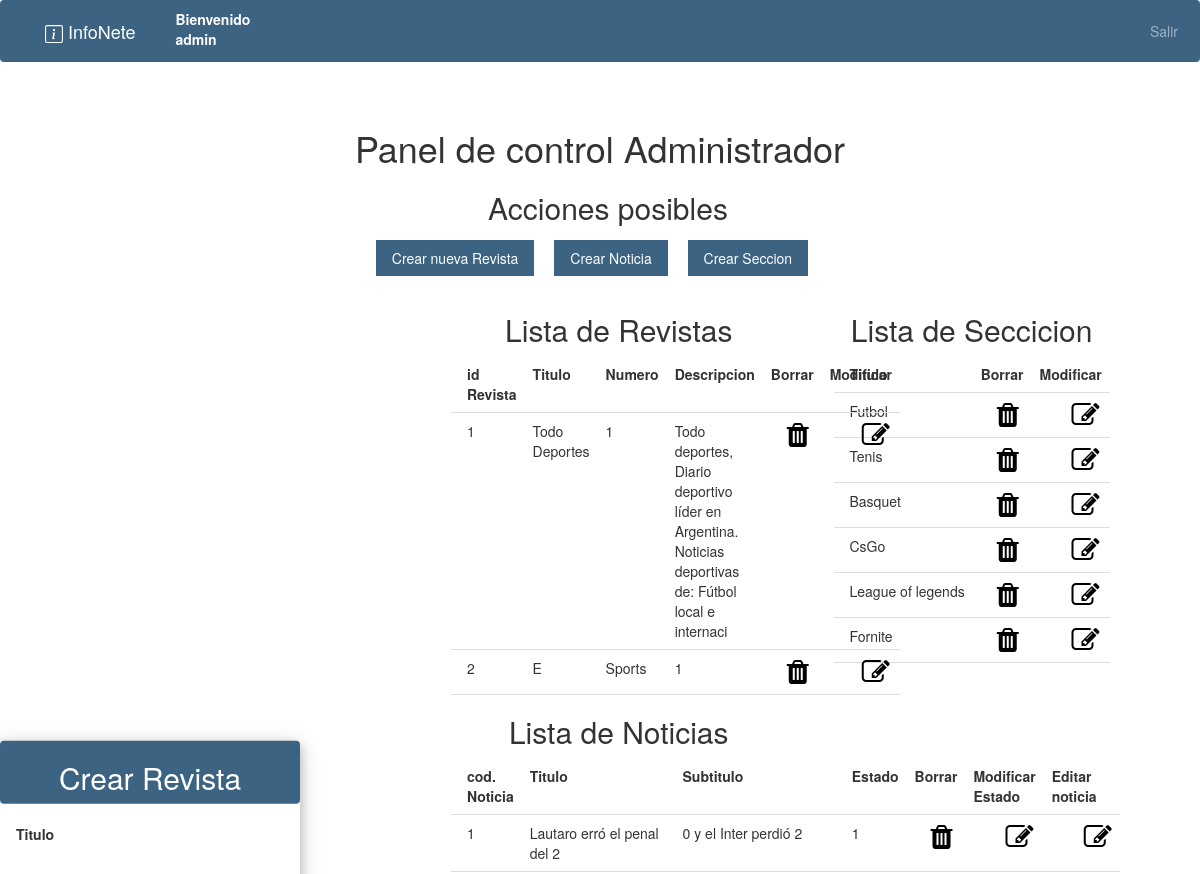
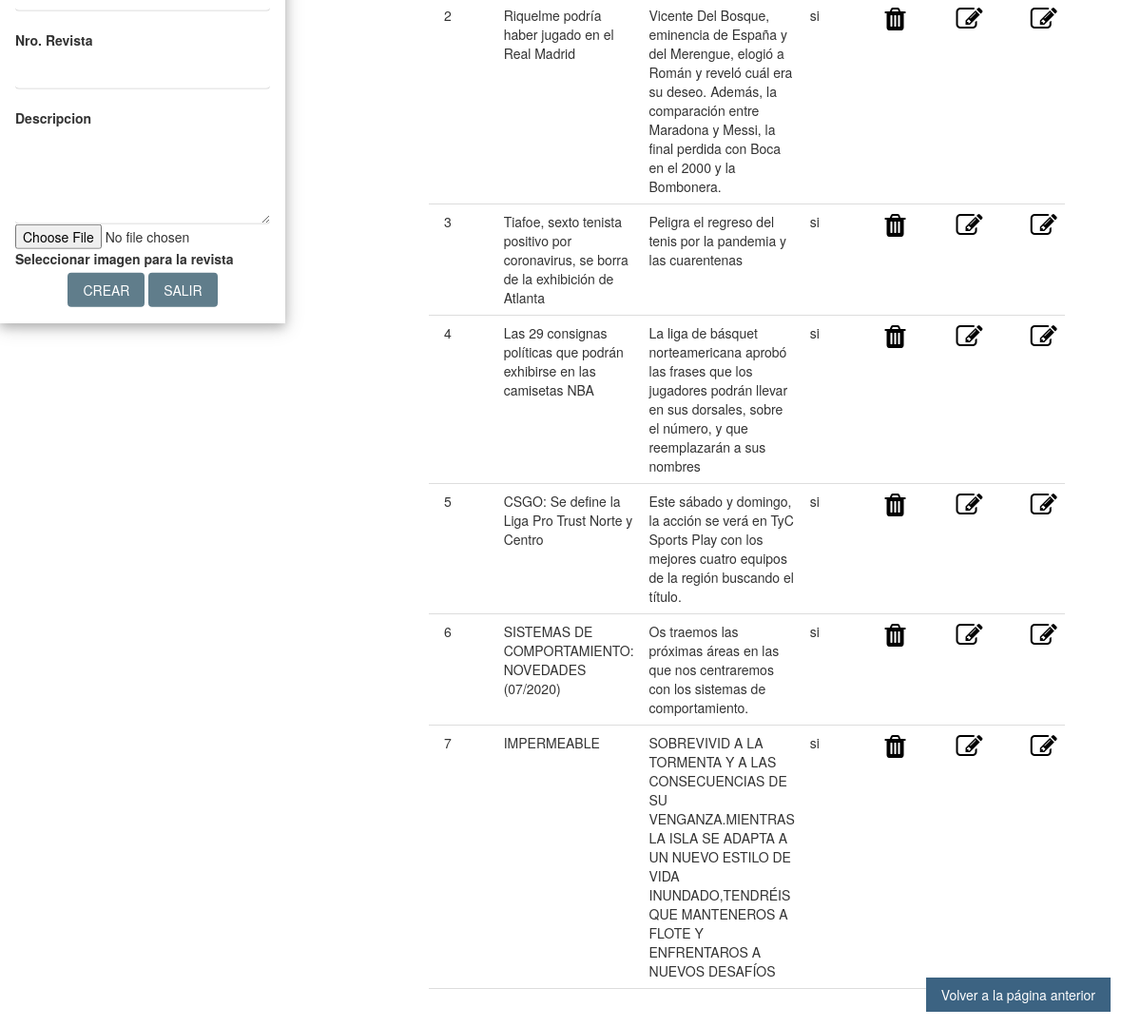
The app's page /interno.php?page=crearRevista (signed in) with its own data (2 pictures, top to bottom).
### tables this page shows
CREATE TABLE Diario_Revista
(
Id int NOT NULL auto_increment,
Titulo  varchar(50),
Numero int NOT NULL,
Descripcion varchar(100),
imagen_revista varchar(200),
CONSTRAINT PK_Revista PRIMARY KEY (Id)
);

CREATE TABLE Noticia
(
Cod_noticia int NOT NULL auto_increment,
Titulo varchar(200) NOT NULL, 
Subtitulo varchar(500) NOT NULL,  
informe_noticia varchar(10000) NOT NULL,									 									
imagen_noticia varchar(200),									
Cod_seccion int NOT NULL,
Cod_contenidista int NOT NULL,
EstadoAutorizado varchar(2),
CONSTRAINT PK_Noticia PRIMARY KEY (Cod_noticia),
CONSTRAINT FK_Seccion_Noticia FOREIGN KEY (Cod_seccion) REFERENCES Seccion (Cod_seccion),
CONSTRAINT FK_Noticia_Usuario FOREIGN KEY (Cod_contenidista) REFERENCES Usuario (Id_usuario)  
);

CREATE TABLE Seccion     
(
Cod_seccion int NOT NULL auto_increment,
Descripcion varchar(50),
Cod_revista int NOT NULL,
CONSTRAINT PK_Descripcion PRIMARY KEY (Cod_seccion),
CONSTRAINT FK_Seccion_Revista FOREIGN KEY (Cod_revista) REFERENCES Diario_Revista(Id) 
);

### controller/RevistaController.php (called while the page is built, shortened)
<?php
class RevistaController
{
    private $modelo;
    public function __construct()
    {
        include_once("model/RevistaModel.php");
        $this->modelo = new RevistaModel();
    }
    public function execute()
    {
        $resultadosNoticia=$this->modelo->executeBuscarNoticias();
        $resultadosRevista=$this->modelo->executeBuscarRevistas();
        $resultadosSeccion=$this->modelo->executeBuscarSeccion();
        include_once("view/revista/panelControlRevista.php");
    }
}

### helper/Database.php (called while the page is built, shortened)
<?php
class Database
{
    private $conexion;
    public function __construct()
    {
        $configuracion = parse_ini_file("config/config.ini");
        $servername = $configuracion["servername"];
        $username = $configuracion["username"];
        $dbname = $configuracion["dbname"];
        $password = $configuracion["password"];
        $conn = new mysqli($servername, $username, $password);
        $conn->select_db($dbname);
        $this->conexion = $conn;
    }
    public function queryBuscarNoticias()
    {
        $resultados = array();
        $stmt = $this->conexion->prepare("SELECT * FROM Noticia ");
        $stmt->execute();
        $result = $stmt->get_result();
        if ($result->num_rows === 0) {
            $_SESSION["sinNoticias"] = "0";
        } else {
            $i = 1;
            while ($row = $result->fetch_assoc()) {
                $codNoticia = $row['Cod_noticia'];
                $titulo = $row['Titulo'];
                $subTitulo = $row['Subtitulo'];
                $estadoAutorizado = $row['EstadoAutorizado'];
                $imagen=$row ["imagen_noticia"];
                $resultados[$i] = $codNoticia . "-" . $titulo . "-" . $subTitulo . "-" . $estadoAutorizado . "-".$imagen;
                $i++;
            }
            return $resultados;
        }
    }
    public function queryBuscarRevistas()
    {
        $resultados = array();
        $stmt2 = $this->conexion->prepare("SELECT * FROM Diario_Revista");
        $stmt2->execute();
        $result = $stmt2->get_result();
        if ($result->num_rows === 0) {
            $_SESSION["sinDatos"] = "0";
        } else {
            $i = 1;
            while ($row = $result->fetch_assoc()) {
                $id = $row['Id'];
                $titulo = $row['Titulo'];
                $numero = $row['Numero'];
                $descripcion = $row['Descripcion'];
                $imagen = $row['imagen_revista'];
                $resultados[$i] = $id . "-" . $titulo . "-" . $numero . "-" . $descripcion . "-".$imagen;
                $i++;
            }
            return $resultados;
        }
    }
    public function queryBuscarSeccion()
    {
        $resultados=array();
        $stmt = $this->conexion->prepare("SELECT * FROM Seccion ");
        $stmt->execute();
        $result = $stmt->get_result();
        if ($result->num_rows === 0) {
            $_SESSION["sinSeccion"] = "0";
        } else {
            $i = 1;
            while ($row = $result->fetch_assoc()) {
                $codSeccion = $row['Cod_seccion'];
                $descripcion = $row['Descripcion'];
                $resultados[$i] = $codSeccion . "-" . $descripcion;
                $i++;
            }
            return $resultados;
        }
    }
}

### model/RevistaModel.php (called while the page is built, shortened)
<?php
include_once("helper/Database.php");
class RevistaModel
{
    private $conexion;
    public function __construct()
    {
        $this->conexion = new Database();
    }
    public function executeBuscarRevistas()
    {
        return $this->conexion->queryBuscarRevistas();
    }
    public function executeBuscarNoticias()
    {
       return $this->conexion->queryBuscarNoticias();
    }
    public function executeBuscarSeccion()
    {
         return $this->conexion->queryBuscarSeccion();
    }
}

### view/revista/panelControlRevista.php (the view, shortened to what this page needs)
<?php
if (isset($_SESSION["usuarioOK"])) {
    $usuario = $_SESSION["usuarioOK"];
    $pos = explode("-", $usuario);
    ?>
    <html>
    <link rel="stylesheet" href="https://maxcdn.bootstrapcdn.com/bootstrap/3.3.6/css/bootstrap.min.css">
    <link rel="stylesheet" href="https://stackpath.bootstrapcdn.com/font-awesome/4.7.0/css/font-awesome.min.css">
    <body>
    <div class="w3-container w3-center">
        <h1 class="">Panel de control Administrador</h1>
        <h2 class="w3-margin-left w3-margin-bottom" style="margin-top: 2%">Acciones posibles</h2>
        <div class="w3-container w3-margin-top w3-margin-bottom">
            <a href="interno.php?page=crearRevista" class="w3-button bg-primary w3-hover-black w3-margin-right"
               style="text-decoration: none">Crear nueva Revista</a>
            <a href="interno.php?page=crearNoticia" class="w3-button bg-primary w3-hover-black w3-margin-right"
               style="text-decoration: none">Crear Noticia</a>
            <a href="interno.php?page=crearSeccion" class="w3-button bg-primary w3-hover-black w3-margin-right"
               style="text-decoration: none">Crear Seccion</a>
        </div>
    </div>
    <div class="row w3-center" style="margin-left: 35%">
        <div class="col  col-md-6">
            <div class="w3-container">
                <h2>Lista de Revistas</h2>
                <table class="w3-table w3-bordered">
                    <tr class="w3-center">
                        <th>id Revista</th>
                        <th>Titulo</th>
                        <th>Numero</th>
                        <th>Descripcion</th>
                        <th>Borrar</th>
                        <th>Modificar</th>
                    </tr>
            </div>
            <?php
            if (isset($resultadosRevista)) {
                $tam = sizeof($resultadosRevista);
                for ($i = 1; $i <= $tam; $i++) {
                    $posi = explode("-", $resultadosRevista[$i]);
                    echo "<div>";
                    echo "<td>$posi[0]</td>";
                    echo "<td>$posi[1]</td>";
                    echo "<td>$posi[2]</td>";
                    echo "<td>$posi[3]</td>";
                    echo "<td>";
                    echo "<div class='w3-margin-left'><a href='interno.php?page=borrarRevista&idRevista=$posi[0]'style='color: black'><i class=\"fa fa-trash fa-2x\" aria-hidden=\"true\"></i></a></div>";
                    echo "</td>";
                    echo "<td>";
                    echo "<div class='w3-margin-left'><div class='w3-margin-left'><a href='interno.php?page=redirectRevista&cod_revista=$posi[0]' style='color: black'>
                              <i class=\"fa fa-pencil-square-o fa-2x\" aria-hidden=\"true\" href='#'></i></a></div></div>";
                    echo "</td>";
                }
            }
            ?>
        </div>
        <div class="w3-container">
            <h2>Lista de Noticias</h2>
            <table class="w3-table w3-bordered">
                <tr>
                    <th>cod. Noticia</th>
                    <th>Titulo</th>
                    <th>Subtitulo</th>
                    <th>Estado</th>
                    <th>Borrar</th>
                    <th>Modificar Estado</th>
                    <th>Editar noticia</th>
                </tr>
                <?php
                if (isset($resultadosNoticia)) {
                    $tam = sizeof($resultadosNoticia);
                    for ($i = 1; $i <= $tam; $i++) {
                        $posN = explode("-", $resultadosNoticia[$i]);
                        echo "<tr>";
                        echo "<td>$posN[0]</td>";
                        echo "<td>$posN[1]</td>";
                        echo "<td>$posN[2]</td>";
                        echo "<td>$posN[3]</td>";
                        if ($pos[2] == 1) {
                            echo "<td>";
                            echo "<div class='w3-margin-left'><a href='interno.php?page=borrarNoticia&idNoticia=$posN[0]' style='color: black'><i class=\"fa fa-trash fa-2x\" aria-hidden=\"true\"></i></a></div>";
                            echo "</td>";
                            echo "<td>";
                            echo "<div class='w3-margin-left'><div class='w3-margin-left'><a href='interno.php?page=cambiarEstadoNoticia&idNoticia=$posN[0]' style='color: black'>
                              <i class=\"fa fa-pencil-square-o fa-2x\" aria-hidden=\"true\" href='#'></i></a></div></div>";
                            echo "</td>";
                            echo "<td>";
                            echo "<div class='w3-margin-left'><div class='w3-margin-left'><a href='interno.php?page=redirect&cod_noticia=$posN[0]' style='color: black'>
                              <i class=\"fa fa-pencil-square-o fa-2x\" aria-hidden=\"true\" href='#'></i></a></div></div>";
                            echo "</td>";
                        }
                        echo "</tr>";
                    }
                }
                ?>
            </table>
        </div>
    </div>
    <div class="w3-container">
        <h2>Lista de Seccicion</h2>
        <table class="w3-table w3-bordered">
            <tr>
                <th>Titulo</th>
                <th>Borrar</th>
                <th>Modificar</th>
            </tr>
            <?php
            if (isset($resultadosSeccion)) {
                $tam = sizeof($resultadosSeccion);
                for ($i = 1; $i <= $tam; $i++) {
                    $posS = explode("-",$resultadosSeccion[$i]);
                    echo "<tr>";
                    echo "<td>$posS[1]</td>";
                    if ($pos[2] == 1) {
                        echo "<td>";
                        echo "<div class='w3-margin-left'><a href='interno.php?page=borrarSeccion&idSeccion=$posS[0]' style='color: black'><i class=\"fa fa-trash fa-2x\" aria-hidden=\"true\"></i></a></div>";
                        echo "</td>";
                        echo "<td>";
                        echo "<div class='w3-margin-left'><div class='w3-margin-left'><a href='interno.php?page=redirectSeccion&idSeccion=$posS[0]' style='color: black'>
                              <i class=\"fa fa-pencil-square-o fa-2x\" aria-hidden=\"true\" href='#'></i></a></div></div>";
                        echo "</td>";
                    }
                    echo "</tr>";
                }
            }
            ?>
        </table>
    </div>
    </div>
    <div class="w3-display-bottomright w3-margin-bottom w3-margin-right">
        <a href="interno.php?page=panelControl" class="w3-button bg-primary w3-hover-black w3-margin-right"
           style="text-decoration: none">Volver a la página anterior</a></div>
    <?php
    if (isset($_SESSION["crearRevista"])) {
        ?>
        <br>
        <br>
        <div class="w3-card-4 w3-display-left " id="ocultar" style="width:25%;">
            <div class="w3-container bg-primary w3-round">
                <h2 class="w3-center">Crear Revista</h2>
            </div>
            <br>
            <form class="w3-container" name="registrar" action="interno.php?page=guardarRevista" method="post"
                  enctype="multipart/form-data"
            >
                <label>Titulo</label>
                <input class="w3-input w3-round" type="text" name="titulo"><br/>
                <label>Nro. Revista</label>
                <input class="w3-input w3-round" type="text" name="nroRevista"><br/>
                <label>Descripcion</label>
                <textarea class="w3-input w3-round" type="text" name="descripcion" rows="4" cols="50">
                        </textarea>
                <input type="file" id="uploadedImage" name="uploadedImage"
                       aria-describedby="inputGroupFileAddon01">
                <label for="inputGroupFile01" id="uploadedImage__label">Seleccionar
                    imagen para la revista</label>
                <div class="w3-center w3-margin-bottom">
                    <input class="w3-button w3-blue-grey w3-round w3-center" type="submit" name="boton" value="CREAR">
                    <a class="w3-button w3-blue-grey w3-round w3-center" onclick="cerrarForm()">SALIR</a>
                </div>
            </form>
        </div>
        <?php
    }
    ?>
    </body>
    </html>
    <?php
} else {
    header("Location: index.php");
    exit();
}
?>

### view/css/estilos.css (style rules this page uses)
.bg-primary { background-color: #3c6382 !important; }

### view/css/style.css (style rules this page uses)
.bg-primary { background-color: #3c6382 !important; }

### view/css/w3.css (style rules this page uses)
*,*:before,*:after { box-sizing:inherit }
html { -ms-text-size-adjust:100%;-webkit-text-size-adjust:100% }
body { margin:0 }
a { background-color:transparent }
button,input,select,textarea,optgroup { font:inherit;margin:0 }
button,input { overflow:visible }
button,[type=button],[type=reset],[type=submit] { -webkit-appearance:button }
textarea { overflow:auto }
html,body { font-family:Verdana,sans-serif;font-size:15px;line-height:1.5 }
html { overflow-x:hidden }
h1 { font-size:36px }
h2 { font-size:30px }
h1,h2,h3,h4,h5,h6 { font-family:"Segoe UI",Arial,sans-serif;font-weight:400;margin:10px 0 }
a { color:inherit }
.w3-table,.w3-table-all { border-collapse:collapse;border-spacing:0;width:100%;display:table }
.w3-bordered tr,.w3-table-all tr { border-bottom:1px solid #ddd }
.w3-table td,.w3-table th,.w3-table-all td,.w3-table-all th { padding:8px 8px;display:table-cell;text-align:left;vertical-align:top }
.w3-table th:first-child,.w3-table td:first-child,.w3-table-all th:first-child,.w3-table-all td:first-child { padding-left:16px }
.w3-btn,.w3-button { border:none;display:inline-block;padding:8px 16px;vertical-align:middle;overflow:hidden;text-decoration:none;color:inherit;background-color:inherit;text-align:center;cursor:pointer;white-space:nowrap }
.w3-btn,.w3-button { -webkit-touch-callout:none;-webkit-user-select:none;-khtml-user-select:none;-moz-user-select:none;-ms-user-select:none;user-select:none }
.w3-input { padding:8px;display:block;border:none;border-bottom:1px solid #ccc;width:100% }
.w3-container:after,.w3-container:before,.w3-panel:after,.w3-panel:before,.w3-row:after,.w3-row:before,.w3-row-padding:after,.w3-row-padding:before, .w3-cell-row:before,.w3-cell-row:after,.w3-clear:after,.w3-clear:before,.w3-bar:before,.w3-bar:after { content:"";display:table;clear:both }
.w3-display-bottomright { position:absolute;right:0;bottom:0 }
.w3-display-left { position:absolute;top:50%;left:0%;transform:translate(0%,-50%);-ms-transform:translate(-0%,-50%) }
.w3-round,.w3-round-medium { border-radius:4px }
.w3-container,.w3-panel { padding:0.01em 16px }
.w3-card-4,.w3-hover-shadow:hover { box-shadow:0 4px 10px 0 rgba(0,0,0,0.2),0 4px 20px 0 rgba(0,0,0,0.19) }
.w3-center { text-align:center!important }
.w3-margin-top { margin-top:16px!important }
.w3-margin-bottom { margin-bottom:16px!important }
.w3-margin-left { margin-left:16px!important }
.w3-margin-right { margin-right:16px!important }
.w3-blue-grey,.w3-hover-blue-grey:hover,.w3-blue-gray,.w3-hover-blue-gray:hover { color:#fff!important;background-color:#607d8b!important }

### records on screen
diario_revista: Id "1", Titulo "Todo Deportes", Numero "1", Descripcion "Todo deportes, Diario deportivo líder en Argentina. Noticias deportivas de: Fútbol local e internaci"
diario_revista: Id "2", posi "E", posi "Sports", Numero "1"
noticia: Cod_noticia "1", posN "Lautaro erró el penal del 2", posN "0 y el Inter perdió 2", posN "1"
noticia: Cod_noticia "2", Titulo "Riquelme podría haber jugado en el Real Madrid", Subtitulo "Vicente Del Bosque, eminencia de España y del Merengue, elogió a Román y reveló cuál era su deseo. Además, la comparación entre Maradona y Messi, la final perdida con Boca en el 2000 y la Bombonera.", EstadoAutorizado "si"
noticia: Cod_noticia "3", Titulo "Tiafoe, sexto tenista positivo por coronavirus, se borra de la exhibición de Atlanta", Subtitulo "Peligra el regreso del tenis por la pandemia y las cuarentenas", EstadoAutorizado "si"
noticia: Cod_noticia "4", Titulo "Las 29 consignas políticas que podrán exhibirse en las camisetas NBA", Subtitulo "La liga de básquet norteamericana aprobó las frases que los jugadores podrán llevar en sus dorsales, sobre el número, y que reemplazarán a sus nombres", EstadoAutorizado "si"
noticia: Cod_noticia "5", Titulo "CSGO: Se define la Liga Pro Trust Norte y Centro", Subtitulo "Este sábado y domingo, la acción se verá en TyC Sports Play con los mejores cuatro equipos de la región buscando el título.", EstadoAutorizado "si"
noticia: Cod_noticia "6", Titulo "SISTEMAS DE COMPORTAMIENTO: NOVEDADES (07/2020)", Subtitulo "Os traemos las próximas áreas en las que nos centraremos con los sistemas de comportamiento.", EstadoAutorizado "si"
noticia: Cod_noticia "7", Titulo "IMPERMEABLE", Subtitulo "SOBREVIVID A LA TORMENTA Y A LAS CONSECUENCIAS DE SU VENGANZA.MIENTRAS LA ISLA SE ADAPTA A UN NUEVO ESTILO DE VIDA INUNDADO,TENDRÉIS QUE MANTENEROS A FLOTE Y ENFRENTAROS A NUEVOS DESAFÍOS", EstadoAutorizado "si"
seccion: Descripcion "Futbol"
seccion: Descripcion "Tenis"
seccion: Descripcion "Basquet"
seccion: Descripcion "CsGo"
seccion: Descripcion "League of legends"
seccion: Descripcion "Fornite"

### other values on screen
$pos[1] "admin"
